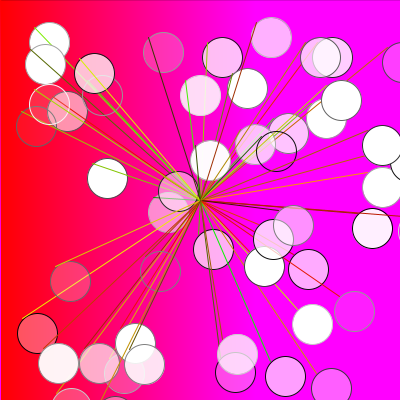
Frame 1 (no input)
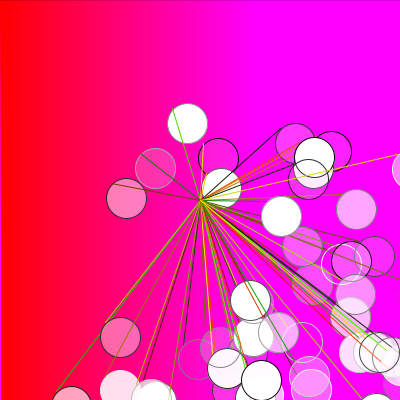
Frame 60 (the mouse pressed at the canvas centre just before this capture)
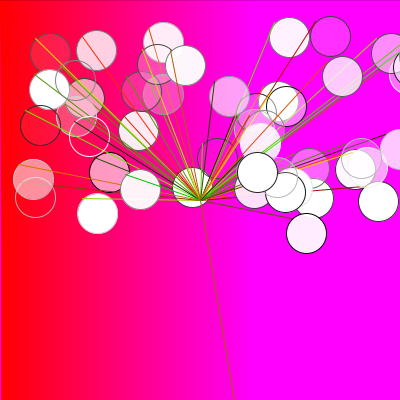
Frame 120 (the mouse held since frame 60 and released just before this capture)

The Processing sketch that drew these frames (run headless with seeded random() and noise(); from frame 60 on, the mouse is pressed at the canvas centre):

// Processing sketch: processing_98945
// ── processing_98945.pde

int Rodones = 50;
int bordes = 40;
float[] posx= new float [Rodones];
float[] posy= new float [Rodones];
float[] velx= new float [Rodones];
float[] vely= new float [Rodones];
void setup(){
size(400,400);
for(int a=0; a< Rodones; a++){
posx[a] =random(width);
posy[a] =random(height);
velx[a] =random(0,5);
vely[a] = 5;
}
}
void draw(){
dibuixafons();
for(int a=0; a<Rodones;a++){
posicio_rodones(posx[a],posy[a]);
actualitzar_posicio(a); 
}
}
void dibuixafons(){
background(0);
for(int a=0;a<width; a++){
stroke(400,0,a);
line(0,a,0,height);
line(a,0,a,width);
line(a,a,a,height);
line(a,a,width,height);
}
}
void posicio_rodones(float posx, float posy){

stroke(random(255));
fill(255,random(300));
ellipse(posx+30,posy+30,bordes,bordes);
stroke(random(255),random(255),0);
line(posx+15,posy+15,200,200);
}
void actualitzar_posicio(int a){
posx[a] = posx[a] + velx[a];
posy[a] = posy[a] + vely[a];
if (posx[a] < 0 || posx[a] >(height-bordes/2)) {
velx[a] = -velx[a];
}
if ((posy[a] <= 0) || (posy[a] >(width-bordes/2))) {
vely[a] = -vely[a];
}
}
